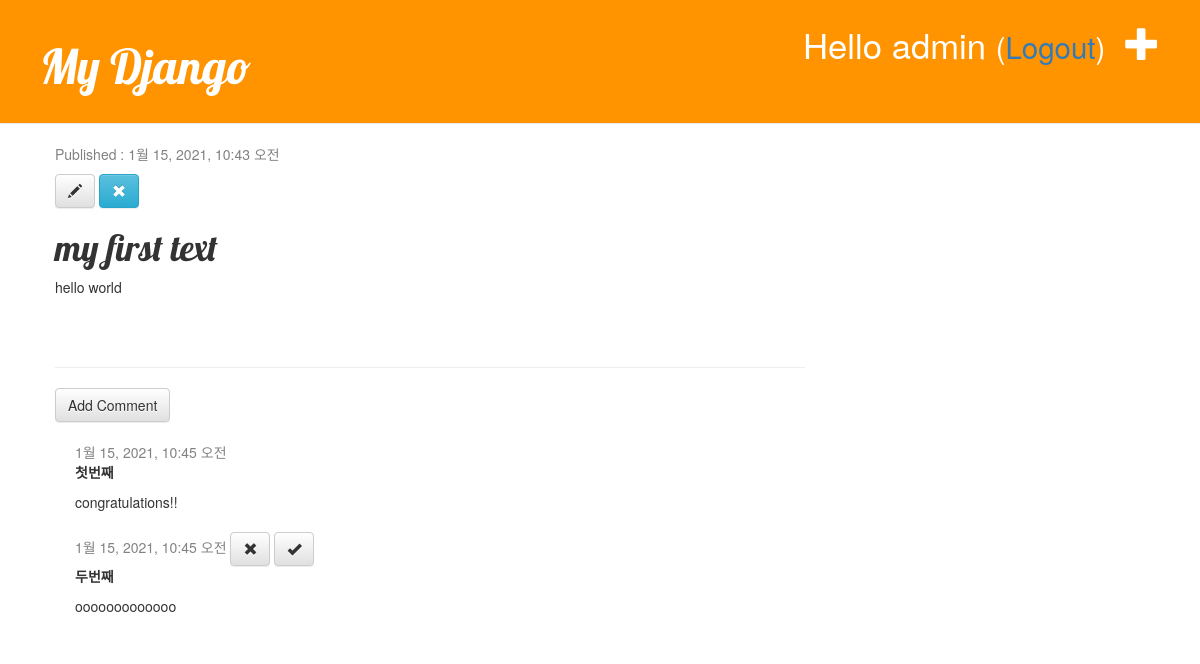
The app's page /post/1 (signed in) with its own data.
### blog/models.py (models this page shows, shortened)
class Post(models.Model):
    author = models.ForeignKey('auth.User', on_delete=models.CASCADE)
    title = models.CharField(max_length=200, validators=[min_length_3_validator])
    text = models.TextField()
    created_date = models.DateTimeField(default=timezone.now)
    published_date = models.DateTimeField(blank=True, null=True)

class Comment(models.Model):
    post = models.ForeignKey('blog.Post', on_delete=models.CASCADE, related_name='comments')
    author = models.CharField(max_length=100)
    text = models.TextField()
    created_date = models.DateTimeField(default=timezone.now)
    approved_comment = models.BooleanField(default=False)

### blog/views.py (the view)
# urls.py: path('post/<int:pk>', views.post_detail, name='post_detail'),
def post_detail(request, pk):
    post = get_object_or_404(Post, pk=pk)
    return render(request, 'blog/post_detail.html', {'post': post})

### blog/templates/blog/post_detail.html (shortened to what this page needs)
{% extends 'blog/base.html' %}
{% block content %}
    <div class="post">
        {% if post.published_date %}
            <div class="date">
                <p>Published : {{post.published_date}}</p>
            </div>
        {% endif %}
        {% if user.is_authenticated %}
            <a href="{% url 'post_edit' pk=post.pk %}" class="btn btn-default">
                <span class="glyphicon glyphicon-pencil"></span>
            </a>
            <a href="#" onclick="post_remove()" class="btn btn-info">
                <span class="glyphicon glyphicon-remove"></span>
            </a>
        {% endif %}
        <h1>{{post.title}}</h1>
        <p>{{post.text|linebreaksbr}}</p>
    </div>
<hr>
<a href="{% url 'add_comment_to_post' pk=post.pk %}" class="btn btn-default">Add Comment</a>
{% for comment in post.comments.all %}
    {% if user.is_authenticated %}
        <div class="comment">
            <div class="date">
                {{comment.created_date}}
                {% if not comment.approved_comment %}
                    <a href="{% url 'comment_remove' pk=comment.pk %}" class="btn btn-default">
                        <span class="glyphicon glyphicon-remove"></span>
                    </a>
                    <a href="{% url 'comment_approve' pk=comment.pk %}" class="btn btn-default">
                        <span class="glyphicon glyphicon-ok"></span>
                    </a>
                {% endif %}
            </div>
            <strong>{{comment.author}}</strong>
            <p>{{comment.text|linebreaks}}</p>
        </div>
    {% endif %}
{% empty %}
    <p>No comments here yet : </p>
{% endfor %}
{% endblock %}

### blog/templates/blog/base.html (shortened to what this page needs)
<!DOCTYPE html>
{% load static %}
<html lang="ko">
<head>
    <link rel="stylesheet" href = "https://maxcdn.bootstrapcdn.com/bootstrap/3.3.2/css/bootstrap.min.css">
    <link rel="stylesheet" href = "https://maxcdn.bootstrapcdn.com/bootstrap/3.3.2/css/bootstrap-theme.min.css">
    <link rel="stylesheet" href = "{% static 'css/blog.css' %}">
</head>
<body>
    <div class = "page-header">
        {% if user.is_authenticated %}
            <a href ="{% url 'post_new' %}" class="top-menu">
                <span class = "glyphicon glyphicon-plus"></span>
            </a>
            <p class="top-menu">
                Hello {{user.username}}
                <small>(<a href="{% url 'logout' %}?next={{request.path}}">Logout</a>)</small>
            </p>
        {% else %}
            <a href ="{% url 'login' %}" class="top-menu">
                <span class = "glyphicon glyphicon-lock"></span>
            </a>
        {% endif %}
        <h1><a href="{% url 'post_list' %}">My Django</a></h1>
    </div>
    <div class = "content container">
        <div class = "row">
            <div class = "col-md-8">
                {% block content %}
                {% endblock %}
            </div>
        </div>
    </div>
</body>
</html>

### blog/static/css/blog.css (style rules this page uses)
.page-header { background-color: #ff9400; margin-top: 0; padding: 20px 20px 20px 40px; }
.page-header h1, .page-header h1 a, .page-header h1 a:visited, .page-header h1 a:active { color: #ffffff; font-size: 36pt; text-decoration: none; }
.content { margin-left: 40px; }
h1, h2, h3, h4 { font-family: 'Lobster', cursive; }
.date { color: #828282; }
.top-menu, .top-menu:hover, .top-menu:visited { color: #ffffff; float: right; font-size: 26pt; margin-right: 20px; }
.post { margin-bottom: 70px; }
.comment { margin: 20px 0px 20px 20px; }

### records on screen
Post: published_date "1월 15, 2021, 10:43 오전", title "my first text", text "hello world"
Comment: created_date "1월 15, 2021, 10:45 오전", author "첫번째", text "congratulations!!"
Comment: created_date "1월 15, 2021, 10:45 오전", approved_comment False (drawn), author "두번째", text "ooooooooooooo"

### other values on screen
{{ user.username }} "admin"
